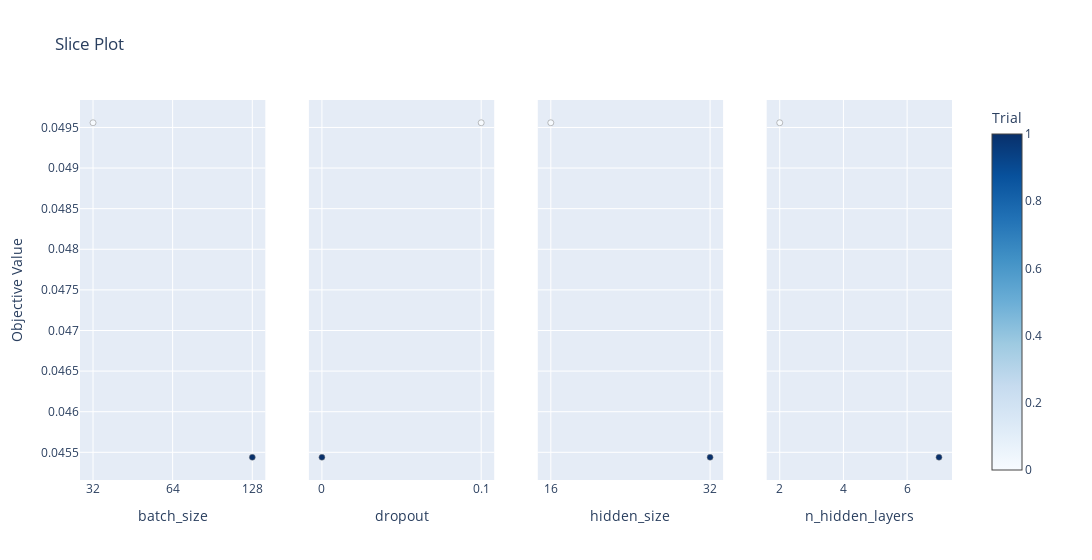

Notebook cell for this chart:
### Code cell
# plot the parameter relationship concerning performance
optuna.visualization.plot_slice(study)

### Figure 1 — Plotly figure (JSON) as saved in the notebook; plotly's stock layout.template omitted (floating-point values rounded to 4 significant figures)
{"data": [{"marker": {"color": [0, 1], "colorbar": {"title": {"text": "Trial"}, "x": 1, "xpad": 40}, "colorscale": [[0, "rgb(247,251,255)"], [0.125, "rgb(222,235,247)"], [0.25, "rgb(198,219,239)"], [0.375, "rgb(158,202,225)"], [0.5, "rgb(107,174,214)"], [0.625, "rgb(66,146,198)"], [0.75, "rgb(33,113,181)"], [0.875, "rgb(8,81,156)"], [1, "rgb(8,48,107)"]], "line": {"color": "Grey", "width": 0.5}, "showscale": true}, "mode": "markers", "name": "Feasible Trial", "showlegend": false, "type": "scatter", "x": [32, 128], "xaxis": "x", "y": [0.04956, 0.04544], "yaxis": "y"}, {"marker": {"color": [0, 1], "colorbar": {"title": {"text": "Trial"}, "x": 1, "xpad": 40}, "colorscale": [[0, "rgb(247,251,255)"], [0.125, "rgb(222,235,247)"], [0.25, "rgb(198,219,239)"], [0.375, "rgb(158,202,225)"], [0.5, "rgb(107,174,214)"], [0.625, "rgb(66,146,198)"], [0.75, "rgb(33,113,181)"], [0.875, "rgb(8,81,156)"], [1, "rgb(8,48,107)"]], "line": {"color": "Grey", "width": 0.5}, "showscale": false}, "mode": "markers", "name": "Feasible Trial", "showlegend": false, "type": "scatter", "x": [0.1, 0], "xaxis": "x2", "y": [0.04956, 0.04544], "yaxis": "y2"}, {"marker": {"color": [0, 1], "colorbar": {"title": {"text": "Trial"}, "x": 1, "xpad": 40}, "colorscale": [[0, "rgb(247,251,255)"], [0.125, "rgb(222,235,247)"], [0.25, "rgb(198,219,239)"], [0.375, "rgb(158,202,225)"], [0.5, "rgb(107,174,214)"], [0.625, "rgb(66,146,198)"], [0.75, "rgb(33,113,181)"], [0.875, "rgb(8,81,156)"], [1, "rgb(8,48,107)"]], "line": {"color": "Grey", "width": 0.5}, "showscale": false}, "mode": "markers", "name": "Feasible Trial", "showlegend": false, "type": "scatter", "x": [16, 32], "xaxis": "x3", "y": [0.04956, 0.04544], "yaxis": "y3"}, {"marker": {"color": [0, 1], "colorbar": {"title": {"text": "Trial"}, "x": 1, "xpad": 40}, "colorscale": [[0, "rgb(247,251,255)"], [0.125, "rgb(222,235,247)"], [0.25, "rgb(198,219,239)"], [0.375, "rgb(158,202,225)"], [0.5, "rgb(107,174,214)"], [0.625, "rgb(66,146,198)"], [0.75, "rgb(33,113,181)"], [0.875, "rgb(8,81,156)"], [1, "rgb(8,48,107)"]], "line": {"color": "Grey", "width": 0.5}, "showscale": false}, "mode": "markers", "name": "Feasible Trial", "showlegend": false, "type": "scatter", "x": [2, 7], "xaxis": "x4", "y": [0.04956, 0.04544], "yaxis": "y4"}], "layout": {"title": {"text": "Slice Plot"}, "width": 1200, "xaxis": {"anchor": "y", "categoryarray": [16, 32, 64, 128], "categoryorder": "array", "domain": [0, 0.2125], "title": {"text": "batch_size"}, "type": "category"}, "xaxis2": {"anchor": "y2", "categoryarray": [0, 0.1, 0.2, 0.3, 0.5], "categoryorder": "array", "domain": [0.2625, 0.475], "title": {"text": "dropout"}, "type": "category"}, "xaxis3": {"anchor": "y3", "categoryarray": [8, 16, 32, 64, 128], "categoryorder": "array", "domain": [0.525, 0.7375], "title": {"text": "hidden_size"}, "type": "category"}, "xaxis4": {"anchor": "y4", "domain": [0.7875, 1], "title": {"text": "n_hidden_layers"}}, "yaxis": {"anchor": "x", "domain": [0, 1], "title": {"text": "Objective Value"}}, "yaxis2": {"anchor": "x2", "domain": [0, 1], "matches": "y", "showticklabels": false}, "yaxis3": {"anchor": "x3", "domain": [0, 1], "matches": "y", "showticklabels": false}, "yaxis4": {"anchor": "x4", "domain": [0, 1], "matches": "y", "showticklabels": false}}}
